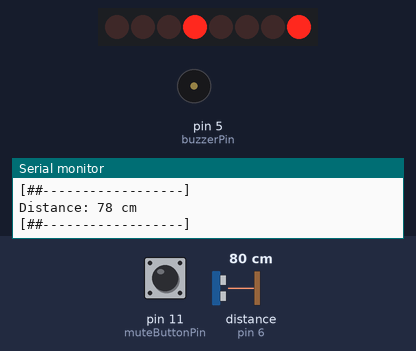
A sketch run on a simulated Arduino Uno, built with avr-gcc and run on an emulated ATmega328P. Parts: 8 shift-register outputs drawn as a row of LEDs (first output left, lit = HIGH), buzzer (waves = sounding, pin HIGH), the last lines printed to the serial monitor. Wiring (inferred from the names in the program): ultrasonic range finder: trigger pin 7; echo pin 6; shift register (74HC595): data pin 8; shift clock pin 10; latch pin 9. Wiring (inferred from the signals the program sends): row of LEDs: on Q0, Q1, Q2, Q3, Q4, Q5, Q6, Q7. Inputs (shaded band) come from the test bench; at power-on: distance to the obstacle (sensor on pin 6) 80 cm, pin 11 (muteButtonPin) LOW. The echo pulse lasts 58.3 µs per cm; pins used as bus, display or sensor lines are not drawn.

Above: at 1.6 s.
1.7 s: distance to the obstacle (sensor on pin 6) set to 2 cm
At 3.03 s:
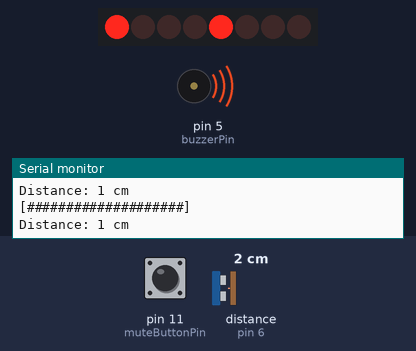
4.3 s: distance to the obstacle (sensor on pin 6) set to 77 cm
At 4.7 s:
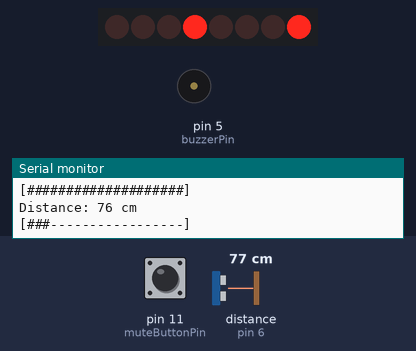
8.0 s: distance to the obstacle (sensor on pin 6) set to 87 cm
At 9.5 s:
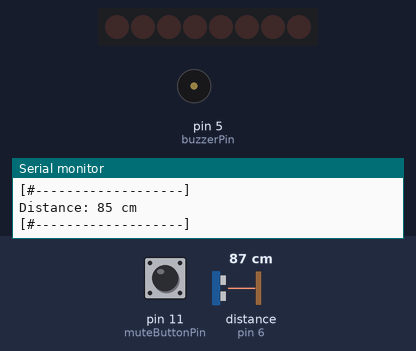
9.8 s: distance to the obstacle (sensor on pin 6) set to 35 cm
At 10.12 s:
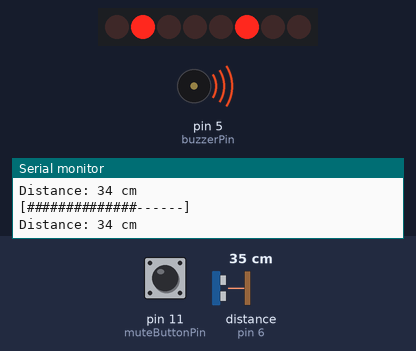
11.8 s: distance to the obstacle (sensor on pin 6) set to 60 cm
At 13.8 s:
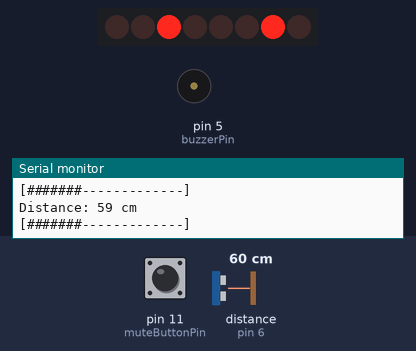
13.9 s: pin 11 (muteButtonPin) pulled HIGH for 1 s
At 14.5 s:
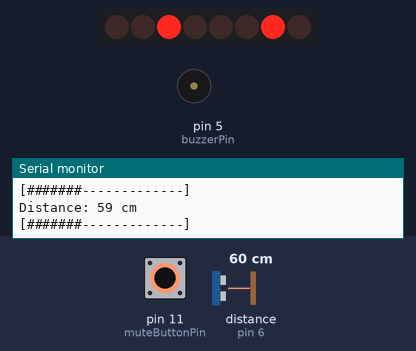
Timing chart, 0 to 16.9 s (numbered marks = the images above; inputs shaded):
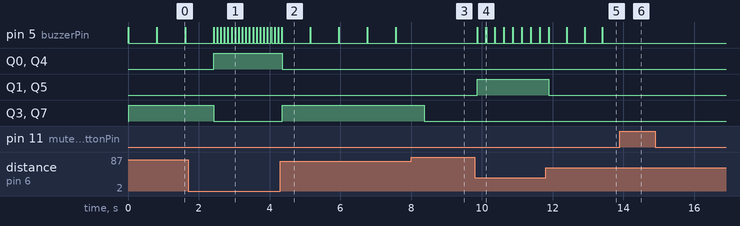

The sketch:

proximity.ino
```cpp
// === Ultrasonic sensor pins ===
const int trigPin = 7;
const int echoPin = 6;

// === Shift register pins ===
const int dataPin = 8;   // DS (Pin 14)
const int latchPin = 9;  // ST_CP (Pin 12)
const int clockPin = 10; // SH_CP (Pin 11)

// === Buzzer and Mute button ===
const int buzzerPin = 5;
const int muteButtonPin = 11;

bool isMuted = false;

// === LED ZONE bitmasks ===
const byte RED_ZONE    = 0b00010001;   // LEDs 1 & 5 (red)
const byte YELLOW_ZONE = 0b00100010;   // LEDs 2 & 6 (yellow)
const byte BLUE_ZONE   = 0b01000100;   // LEDs 3 & 7 (blue)
const byte WHITE_ZONE  = 0b10001000;   // LEDs 4 & 8 (white)

void setup() {
  Serial.begin(9600);

  pinMode(trigPin, OUTPUT);
  pinMode(echoPin, INPUT);

  pinMode(dataPin, OUTPUT);
  pinMode(clockPin, OUTPUT);
  pinMode(latchPin, OUTPUT);

  pinMode(buzzerPin, OUTPUT);
  pinMode(muteButtonPin, INPUT);  // external pull-down resistor, so no internal pull-up
}

void loop() {
  handleMuteButton();

  int distance = getDistance();

  Serial.print("Distance: ");
  Serial.print(distance);
  Serial.println(" cm");

  printSerialBar(distance);  // Visual feedback in Serial Monitor

  byte pattern = 0b00000000;
  int beepDelay = -1;

  // Determine LED pattern and beep rate based on distance zones
  if (distance <= 30) {
    pattern = RED_ZONE;
    beepDelay = 100;
  } else if (distance <= 45) {
    pattern = YELLOW_ZONE;
    beepDelay = 250;
  } else if (distance <= 60) {
    pattern = BLUE_ZONE;
    beepDelay = 500;
  } else if (distance <= 80) {
    pattern = WHITE_ZONE;
    beepDelay = 800;
  } else {
    pattern = 0b00000000;
    beepDelay = -1;
  }

  // Output LED pattern to shift register
  digitalWrite(latchPin, LOW);
  shiftOut(dataPin, clockPin, MSBFIRST, pattern);
  digitalWrite(latchPin, HIGH);

  // Buzzer sound (short beep, pause depends on zone)
  if (beepDelay > 0 && !isMuted) {
    digitalWrite(buzzerPin, HIGH);
    delay(15);  // short beep duration
    digitalWrite(buzzerPin, LOW);
    delay(beepDelay - 15);
  } else {
    digitalWrite(buzzerPin, LOW);
    delay(100);
  }
}

// --- Function to get distance in cm from ultrasonic sensor ---
int getDistance() {
  digitalWrite(trigPin, LOW);
  delayMicroseconds(2);
  digitalWrite(trigPin, HIGH);
  delayMicroseconds(10);
  digitalWrite(trigPin, LOW);

  long duration = pulseIn(echoPin, HIGH, 25000);  // Timeout 25ms (~4.3m max)
  int distance = duration * 0.034 / 2;

  if (distance == 0 || distance > 400) return 999;  // Invalid distance
  return distance;
}

// --- Handle mute button with rising edge detection and debounce ---
void handleMuteButton() {
  static bool lastState = LOW;  // Button idle state LOW because of pull-down resistor
  bool currentState = digitalRead(muteButtonPin);

  if (lastState == LOW && currentState == HIGH) {  // Rising edge: button pressed
    isMuted = !isMuted;
    Serial.print("Mute: ");
    Serial.println(isMuted ? "ON" : "OFF");
    delay(300); // debounce delay
  }
  lastState = currentState;
}

// --- Print a simple serial bar graph for distance feedback ---
void printSerialBar(int distance) {
  int level = map(distance, 10, 80, 20, 1);
  level = constrain(level, 1, 20);

  Serial.print("[");
  for (int i = 0; i < 20; i++) {
    Serial.print(i < level ? "#" : "-");
  }
  Serial.println("]");
}
```

Measured:
- the behaviour switches between 82 and 83 cm on distance to the obstacle (sensor on pin 6) (found by bisection; images 2 and 3)
- after the input at 1.7 s, pin 5 (buzzerPin): alternates HIGH for 0.02 s and LOW for 0.09 s, starting after 0.82 s; Q0, Q4: LOW → HIGH after 0.72 s; Q3, Q7: HIGH → LOW after 0.72 s
- after the input at 4.3 s, pin 5 (buzzerPin): alternates HIGH for 0.02 s and LOW for 0.79 s, starting after 0.85 s; Q0, Q4: HIGH → LOW after 0.06 s; Q3, Q7: LOW → HIGH after 0.06 s
- after the input at 8.0 s, pin 5 (buzzerPin): stops changing and stays LOW; Q3, Q7: HIGH → LOW after 0.38 s
- after the input at 9.8 s, pin 5 (buzzerPin): alternates HIGH for 0.02 s and LOW for 0.24 s, starting after 0.06 s; Q1, Q5: LOW → HIGH after 0.06 s
- after the input at 11.8 s, pin 5 (buzzerPin): alternates HIGH for 0.02 s and LOW for 0.49 s, starting after 0.60 s; Q1, Q5: HIGH → LOW after 0.09 s
- after the input at 13.9 s, pin 5 (buzzerPin): stops changing and stays LOW
- by itself, pin 5 (buzzerPin): alternates HIGH for 0.02 s and LOW for 0.79 s
